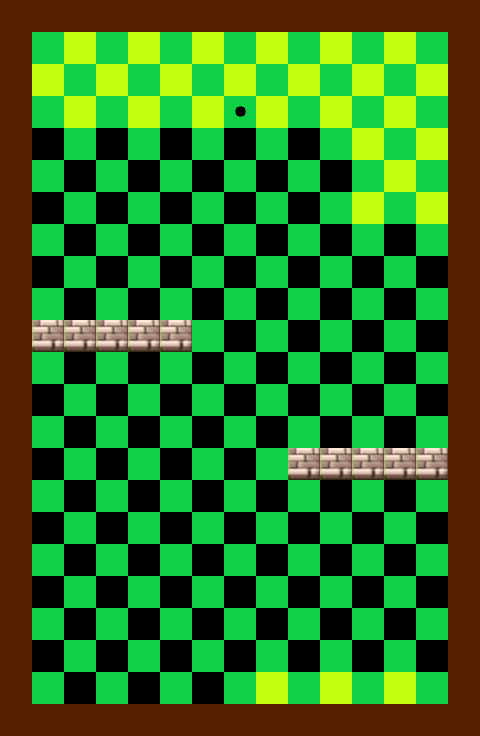

The image is a tile-based game level rendered from a .tmx file. Its description and complete source (layers, tilesets, objects, tile grids) follow:
An orthogonal 15x23 tile map with 32x32 px tiles, 1 tile layer (Tile Layer 1).

<map version="1.9" tiledversion="1.9.0" orientation="orthogonal" renderorder="right-down" width="15" height="23" tilewidth="32" tileheight="32" infinite="0" nextlayerid="2" nextobjectid="1">
 <tileset firstgid="1" name="Bez naslova" tilewidth="32" tileheight="32" tilecount="396" columns="22">
  <image source="Tilesets/Bez naslova.png" width="710" height="599" />
 </tileset>
 <layer id="1" name="Tile Layer 1" width="15" height="23">
  <data encoding="csv">
1,1,1,1,1,1,1,1,1,1,1,1,1,1,1,
1,2,3,2,3,2,3,2,3,2,3,2,3,2,1,
1,3,2,3,2,3,2,3,2,3,2,3,2,3,1,
1,2,3,2,3,2,3,5,3,2,3,2,3,2,1,
1,0,2,0,2,0,2,0,2,0,2,3,2,3,1,
1,2,0,2,0,2,0,2,0,2,0,2,3,2,1,
1,0,2,0,2,0,2,0,2,0,2,3,2,3,1,
1,2,0,2,0,2,0,2,0,2,0,2,0,2,1,
1,0,2,0,2,0,2,0,2,0,2,0,2,0,1,
1,2,0,2,0,2,0,2,0,2,0,2,0,2,1,
1,23,23,23,23,23,2,0,2,0,2,0,2,0,1,
1,2,0,2,0,2,0,2,0,2,0,2,0,2,1,
1,0,2,0,2,0,2,0,2,0,2,0,2,0,1,
1,2,0,2,0,2,0,2,0,2,0,2,0,2,1,
1,0,2,0,2,0,2,0,2,23,23,23,23,23,1,
1,2,0,2,0,2,0,2,0,2,0,2,0,2,1,
1,0,2,0,2,0,2,0,2,0,2,0,2,0,1,
1,2,0,2,0,2,0,2,0,2,0,2,0,2,1,
1,0,2,0,2,0,2,0,2,0,2,0,2,0,1,
1,2,0,2,0,2,0,2,0,2,0,2,0,2,1,
1,0,2,0,2,0,2,0,2,0,2,0,2,0,1,
1,2,0,2,0,2,0,2,3,2,3,2,3,2,1,
1,1,1,1,1,1,1,1,1,1,1,1,1,1,1
</data>
 </layer>
</map>